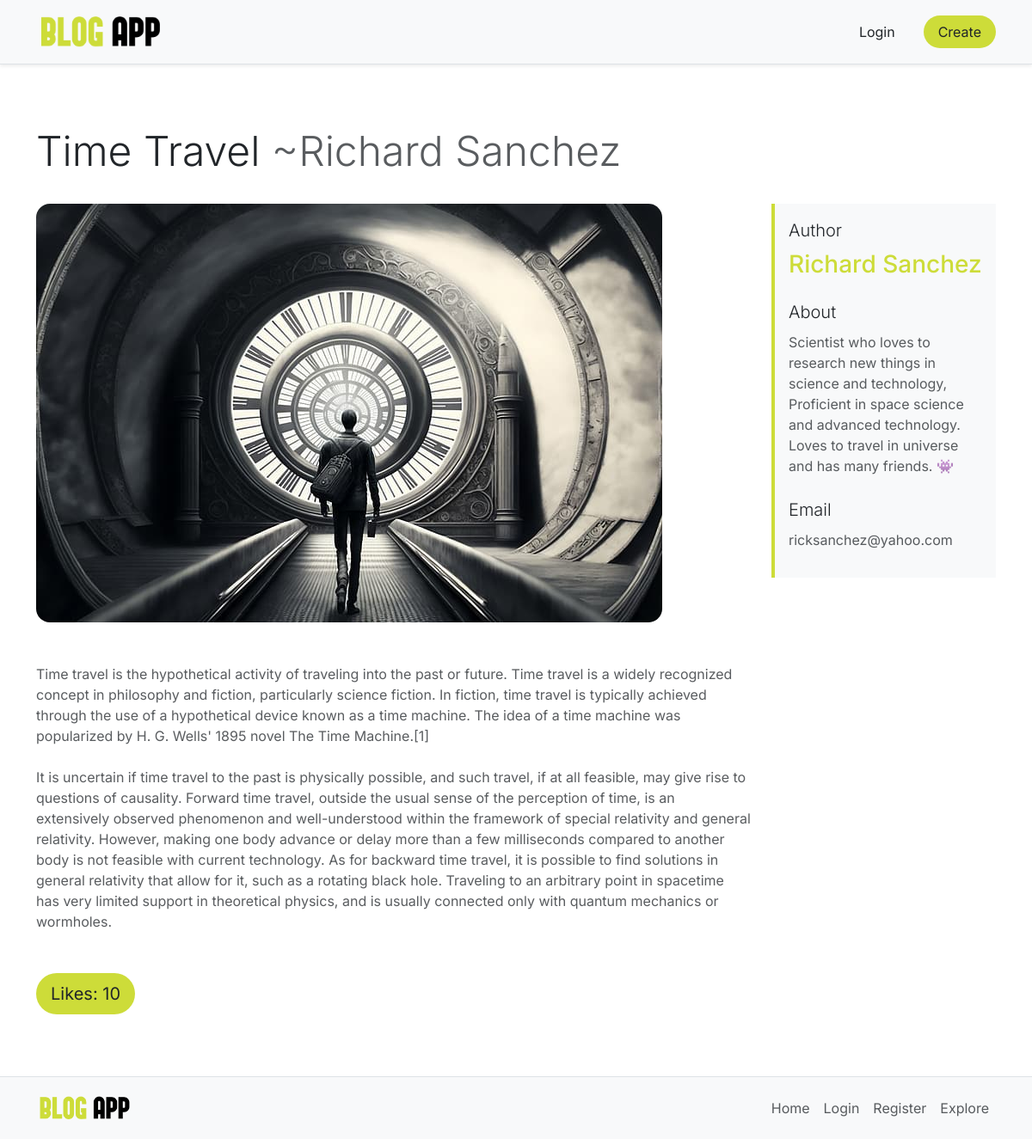
/blog/5/, run on the app's committed database.
### blogs/models.py (models this page shows, shortened)
class Blog(models.Model):
	id    = models.AutoField(primary_key=True)
	user  = models.ForeignKey(User, on_delete=models.CASCADE)
	cover = models.ImageField(upload_to="uploads/")
	title = models.CharField(max_length=50)
	pub_date = models.DateField(auto_now=True)
	body  = models.TextField()
	likes = models.IntegerField(default=0)
	def get_blog_by_id(_id):
		blog = Blog.objects.get(id=_id)
		return blog

class User(models.Model):
	id    = models.AutoField(primary_key=True)
	fname = models.CharField(max_length=20)
	lname = models.CharField(max_length=20)
	username = models.CharField(max_length=20)
	email = models.EmailField()
	about = models.TextField()
	password = models.CharField(max_length=16)
	liked_blogs = models.CharField(max_length=100)

### blogs/views.py (the view)
# urls.py: path('blog/<int:id>/', views.blog, name="blog"),
def blog(request, id):
    context = {
        'blog': Blog.get_blog_by_id(id),
    }
    return render(request, "blog.html", context)

### blogs/templates/blog.html
{% extends 'base.html' %}
{% block content %}
<div class="row g-4">
	<h1 class="display-5">
		{{ blog.title }} <span class="text-muted">~{{ blog.user.fname }} {{ blog.user.lname }}</span>
	</h1>
	<div class="col-12 col-lg-9" style="overflow: auto;">
		<img class="rounded-4 mb-5" style="max-width: 100%;" src="{{ blog.cover.url }}">
		<p class="text-muted mb-5">{{ blog.body|linebreaksbr }}</p>
		<a class="btn btn-lg rounded-pill" href="{% url 'like' id=blog.id %}" style="background-color: #cddc39;">Likes: {{blog.likes}}</a>
	</div>
	<div class="col-12 col-lg-3">
		<div class="border-start border-4 p-3 bg-body-tertiary" style="border-color: #cddc39 !important;">
			<p class="lead mb-2">Author</p>
			<h3 class="mb-4" style="color: #cddc39;">{{ blog.user.fname }} {{ blog.user.lname }}</h3>
			<p class="lead mb-2">About</p>
			<p class="mb-4 text-muted">{{ blog.user.about|linebreaksbr }}</p>
			<p class="lead mb-2">Email</p>
			<p class=" text-muted">{{ blog.user.email }}</p>
		</div>
	</div>
</div>
{% endblock %}

### data on the page
Blog: title "Time Travel", user.fname "Richard", user.lname "Sanchez", cover (picture), body "Time travel is the hypothetical activity of traveling into the past or future. Time travel is a widely recognized concept in philosophy and fiction, particularly science fiction. In fiction, time travel is typically achieved through the use of a hypothetical device known as a time machine. The idea of a time machine was popularized by H. G. Wells' 1895 novel The Time Machine.[1] It is uncertain if time travel to the past is physically possible, and such travel, if at all feasible, may give rise to questions of causality. Forward time travel, outside the usual sense of the perception of time, is an extensively observed phenomenon and well-understood within the framework of special relativity…", likes "10", user.about "Scientist who loves to research new things in science and technology, Proficient in space science and advanced technology. Loves to travel in universe and has many friends. 👾", user.email "ricksanchez@yahoo.com"
